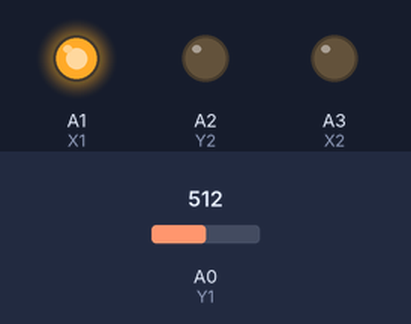
A sketch run on a simulated Arduino Uno, built with avr-gcc and run on an emulated ATmega328P. Parts: output pins drawn as LEDs (lit = HIGH). The test bench sets the inputs (shaded band); at power-on: A0 (Y1) = 512. What the sketch prints to the serial monitor is not drawn.

Above: at 0.1 s.
Timing chart, 0 to 1.6 s (numbered marks = the images above):
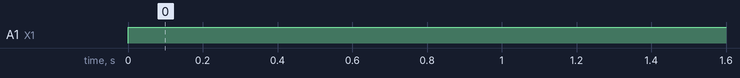

Measured:
- by itself, A1 (X1): LOW → HIGH at 0.00 s

The sketch:

Touch.ino
```cpp
int Y1=A0;
int X1=A1;
int Y2=A2;
int X2=A3;
int x;
void setup() {
  // put your setup code here, to run once:
Serial.begin(9600);

}

void loop() {
  // put your main code here, to run repeatedly:
pinMode(Y1,INPUT);
pinMode(Y2,OUTPUT);
digitalWrite(Y2,LOW);
pinMode(X1,OUTPUT);
digitalWrite(X1,HIGH);
pinMode(X2,OUTPUT);
digitalWrite(X2,LOW);
x=analogRead(Y1);
Serial.println(x);
delay(1000);
}
```
